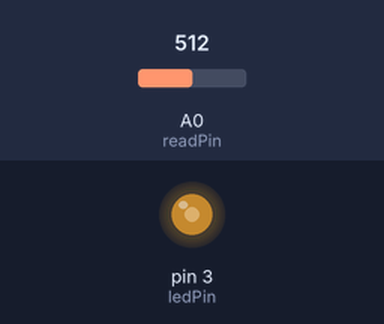
Bench run of a sketch on a simulated Arduino Uno, built with avr-gcc and run on an emulated ATmega328P. Parts: output pins drawn as LEDs (lit = HIGH). Inputs (shaded band) come from the test bench; at power-on: A0 (readPin) = 512.

Above: at 1.2 s.
1.3 s: A0 (readPin) set to 716
At 2.1 s:
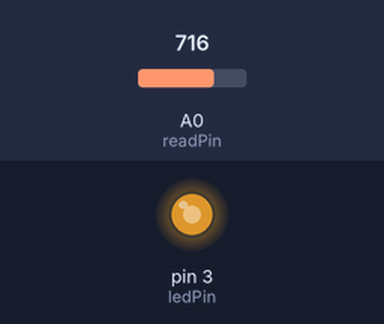
2.8 s: A0 (readPin) set to 900
At 3.3 s:
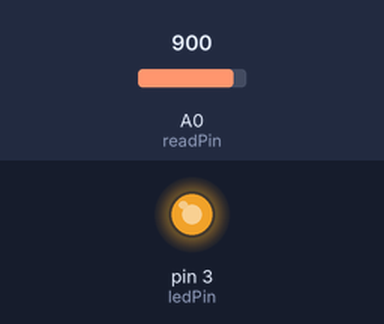
4.3 s: A0 (readPin) set to 122
At 5.5 s:
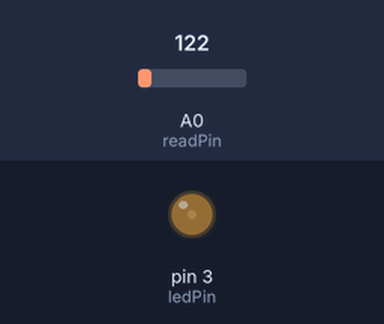
5.8 s: A0 (readPin) set to 0
At 6.8 s:
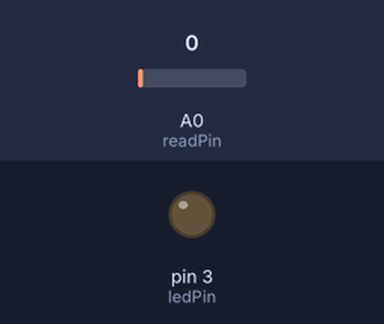
7.3 s: A0 (readPin) set to 511
At 7.9 s:
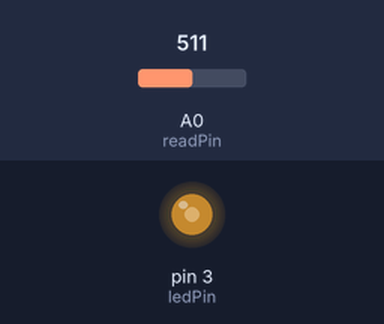
Timing chart, 0 to 9.8 s (numbered marks = the images above; inputs shaded):
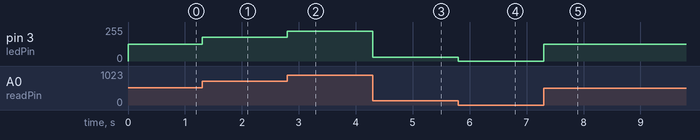

Measured:
- after the input at 1.3 s, pin 3 (ledPin): 127/255 → 178/255 at once
- after the input at 2.8 s, pin 3 (ledPin): 178/255 → 224/255 at once
- after the input at 4.3 s, pin 3 (ledPin): 224/255 → 30/255 at once
- after the input at 5.8 s, pin 3 (ledPin): 30/255 → 0/255 at once
- after the input at 7.3 s, pin 3 (ledPin): 0/255 → 127/255 at once

The sketch:

PotentiometerPwmControlExercise.ino
```cpp
const int ledPin = 3;
const int readPin = A0;
int readVal;
int pwmVal;

void setup() {
  Serial.begin(9600);
  pinMode(ledPin, OUTPUT);
}

void loop() {
  readVal = analogRead(readPin);
  pwmVal = map(readVal, 0, 1023, 0, 255);
  analogWrite(ledPin, pwmVal);
//  Serial.print("Read Value: ");
//  Serial.println(readVal);
//  Serial.print("PWM Value: ");
//  Serial.println(pwmVal);
//  delay(500);
}
```
